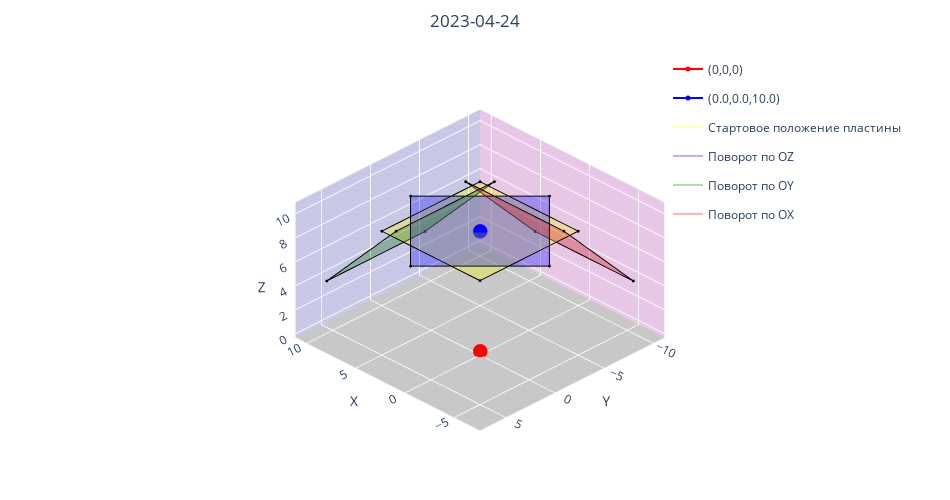

The code cell stored with this chart in its notebook:
### Markdown cell above
### График. Поворачиваем пластину относительно точки (0, 0, 0)

### Code cell
fig = go.Figure()

fig.add_trace(go.Scatter3d(x=[0], y=[0], z=[0],  # (0,0,0)
                showlegend=True, name = '(0,0,0)', surfaceaxis=-1, opacity=1, legendgroup="group1",marker=dict(size=5, color='red', colorscale='Viridis',)))
fig.add_trace(go.Scatter3d(x=xyz_0[0], y=xyz_0[1], z=xyz_0[2],  # (0,0,10)
                showlegend=True, name = f'({float(xyz_0[0])},{float(xyz_0[1])},{float(xyz_0[2])})',
                  surfaceaxis=-1, opacity=1, legendgroup="group2",marker=dict(size=5, color='blue', colorscale='Viridis',)))           

      # Плоскость 0. Стартовое положение пластины
fig.add_trace(go.Scatter3d(x=xyz_0_1[0], y=xyz_0_1[1], z=xyz_0_1[2],    
                showlegend=True, name = 'Стартовое положение пластины', surfaceaxis=2,  opacity=0.3, legendgroup="group3",marker=dict(size=1, color='yellow', colorscale='Viridis',)))
fig.add_trace(go.Scatter3d(x=xyz_0_1[0], y=xyz_0_1[1], z=xyz_0_1[2],
                showlegend=False, surfaceaxis=-1, opacity=1, legendgroup="group3",marker=dict(size=1, color='black', colorscale='Viridis',))) 

      # Плоскость 1. Поворот по OZ
fig.add_trace(go.Scatter3d(x=xyz_1[0], y=xyz_1[1], z=xyz_1[2],     
                showlegend=True, name = 'Поворот по OZ', surfaceaxis=2,  opacity=0.3, legendgroup="group4",marker=dict(size=1, color='blue', colorscale='Viridis',)))
fig.add_trace(go.Scatter3d(x=xyz_1[0], y=xyz_1[1], z=xyz_1[2], 
                showlegend=False, surfaceaxis=-1, opacity=1, legendgroup="group4",marker=dict(size=1, color='black', colorscale='Viridis',)))   

      # Плоскость 2. Поворот по OY
fig.add_trace(go.Scatter3d(x=xyz_2[0], y=xyz_2[1], z=xyz_2[2],     
                showlegend=True, name = 'Поворот по OY', surfaceaxis=2,  opacity=0.3, legendgroup="group5",marker=dict(size=1, color='green', colorscale='Viridis',)))
fig.add_trace(go.Scatter3d(x=xyz_2[0], y=xyz_2[1], z=xyz_2[2], 
                showlegend=False, surfaceaxis=-1, opacity=1, legendgroup="group5",marker=dict(size=1, color='black', colorscale='Viridis',)))  

      # Плоскость 3. Поворот по OX
fig.add_trace(go.Scatter3d(x=xyz_3[0], y=xyz_3[1], z=xyz_3[2],     
                showlegend=True, name = 'Поворот по OX', surfaceaxis=2,  opacity=0.3, legendgroup="group6",marker=dict(size=1, color='red', colorscale='Viridis',)))
fig.add_trace(go.Scatter3d(x=xyz_3[0], y=xyz_3[1], z=xyz_3[2], 
                showlegend=False, surfaceaxis=-1, opacity=1, legendgroup="group6",marker=dict(size=1, color='black', colorscale='Viridis',)))                                             
                
#_________________________________________________________________________________________________________________________    

fig.update_layout(title={'text': f"{date.today()}",
                  'y':0.97,'x':0.5,'xanchor': 'center','yanchor': 'top'})

                                             #Оформление
fig.update_layout(legend=dict(yanchor="top", y=0.99,
                  xanchor="left", x=0.7))

tickf = 12
fig.update_layout(autosize=False, scene = { 'camera_eye': {"x": -2, "y": 2, "z":1.65},'camera_center' : {"x": 0, "y": 0, "z":0},}, 
                  width=950, height=500, margin=dict(l=10, r=0, b=10, t=50))

fig.update_layout(scene=dict(xaxis=dict( title="X",backgroundcolor="rgb(200, 200, 230)",gridcolor="white",
                         showbackground=True,zerolinecolor="white", tickfont=dict(size=tickf)),
                  yaxis=dict(title="Y", backgroundcolor="rgb(230, 200,230)",gridcolor="white",
                        showbackground=True,tickfont=dict(size=tickf),zerolinecolor="white"),
                  zaxis=dict(title= "Z", backgroundcolor="rgb(200, 200,200)",gridcolor="white",
                         showbackground=True,tickfont=dict(size=tickf),zerolinecolor="white",)))

fig.update_layout(scene=dict(xaxis_showspikes=False, yaxis_showspikes=False),)
fig.update_scenes(camera_projection_type="orthographic")

fig.show()

### Figure 1 — Plotly figure (JSON) as saved in the notebook; plotly's stock layout.template omitted (floating-point values rounded to 4 significant figures)
{"data": [{"legendgroup": "group1", "marker": {"color": "red", "colorscale": [[0, "#440154"], [0.1111, "#482878"], [0.2222, "#3e4989"], [0.3333, "#31688e"], [0.4444, "#26828e"], [0.5556, "#1f9e89"], [0.6667, "#35b779"], [0.7778, "#6ece58"], [0.8889, "#b5de2b"], [1, "#fde725"]], "size": 5}, "name": "(0,0,0)", "opacity": 1, "showlegend": true, "surfaceaxis": -1, "type": "scatter3d", "x": [0], "y": [0], "z": [0]}, {"legendgroup": "group2", "marker": {"color": "blue", "colorscale": [[0, "#440154"], [0.1111, "#482878"], [0.2222, "#3e4989"], [0.3333, "#31688e"], [0.4444, "#26828e"], [0.5556, "#1f9e89"], [0.6667, "#35b779"], [0.7778, "#6ece58"], [0.8889, "#b5de2b"], [1, "#fde725"]], "size": 5}, "name": "(0.0,0.0,10.0)", "opacity": 1, "showlegend": true, "surfaceaxis": -1, "type": "scatter3d", "x": [0], "y": [0], "z": [10]}, {"legendgroup": "group3", "marker": {"color": "yellow", "colorscale": [[0, "#440154"], [0.1111, "#482878"], [0.2222, "#3e4989"], [0.3333, "#31688e"], [0.4444, "#26828e"], [0.5556, "#1f9e89"], [0.6667, "#35b779"], [0.7778, "#6ece58"], [0.8889, "#b5de2b"], [1, "#fde725"]], "size": 1}, "name": "Стартовое положение пластины", "opacity": 0.3, "showlegend": true, "surfaceaxis": 2, "type": "scatter3d", "x": [5, 5, -5, -5, 5], "y": [-5, 5, 5, -5, -5], "z": [10, 10, 10, 10, 10]}, {"legendgroup": "group3", "marker": {"color": "black", "colorscale": [[0, "#440154"], [0.1111, "#482878"], [0.2222, "#3e4989"], [0.3333, "#31688e"], [0.4444, "#26828e"], [0.5556, "#1f9e89"], [0.6667, "#35b779"], [0.7778, "#6ece58"], [0.8889, "#b5de2b"], [1, "#fde725"]], "size": 1}, "opacity": 1, "showlegend": false, "surfaceaxis": -1, "type": "scatter3d", "x": [5, 5, -5, -5, 5], "y": [-5, 5, 5, -5, -5], "z": [10, 10, 10, 10, 10]}, {"legendgroup": "group4", "marker": {"color": "blue", "colorscale": [[0, "#440154"], [0.1111, "#482878"], [0.2222, "#3e4989"], [0.3333, "#31688e"], [0.4444, "#26828e"], [0.5556, "#1f9e89"], [0.6667, "#35b779"], [0.7778, "#6ece58"], [0.8889, "#b5de2b"], [1, "#fde725"]], "size": 1}, "name": "Поворот по OZ", "opacity": 0.3, "showlegend": true, "surfaceaxis": 2, "type": "scatter3d", "x": [7.071, 5.551e-16, -7.071, -5.551e-16, 7.071], "y": [-4.441e-16, 7.071, 4.441e-16, -7.071, -4.441e-16], "z": [10, 10, 10, 10, 10]}, {"legendgroup": "group4", "marker": {"color": "black", "colorscale": [[0, "#440154"], [0.1111, "#482878"], [0.2222, "#3e4989"], [0.3333, "#31688e"], [0.4444, "#26828e"], [0.5556, "#1f9e89"], [0.6667, "#35b779"], [0.7778, "#6ece58"], [0.8889, "#b5de2b"], [1, "#fde725"]], "size": 1}, "opacity": 1, "showlegend": false, "surfaceaxis": -1, "type": "scatter3d", "x": [7.071, 5.551e-16, -7.071, -5.551e-16, 7.071], "y": [-4.441e-16, 7.071, 4.441e-16, -7.071, -4.441e-16], "z": [10, 10, 10, 10, 10]}, {"legendgroup": "group5", "marker": {"color": "green", "colorscale": [[0, "#440154"], [0.1111, "#482878"], [0.2222, "#3e4989"], [0.3333, "#31688e"], [0.4444, "#26828e"], [0.5556, "#1f9e89"], [0.6667, "#35b779"], [0.7778, "#6ece58"], [0.8889, "#b5de2b"], [1, "#fde725"]], "size": 1}, "name": "Поворот по OY", "opacity": 0.3, "showlegend": true, "surfaceaxis": 2, "type": "scatter3d", "x": [10.61, 10.61, 3.536, 3.536, 10.61], "y": [-5, 5, 5, -5, -5], "z": [3.536, 3.536, 10.61, 10.61, 3.536]}, {"legendgroup": "group5", "marker": {"color": "black", "colorscale": [[0, "#440154"], [0.1111, "#482878"], [0.2222, "#3e4989"], [0.3333, "#31688e"], [0.4444, "#26828e"], [0.5556, "#1f9e89"], [0.6667, "#35b779"], [0.7778, "#6ece58"], [0.8889, "#b5de2b"], [1, "#fde725"]], "size": 1}, "opacity": 1, "showlegend": false, "surfaceaxis": -1, "type": "scatter3d", "x": [10.61, 10.61, 3.536, 3.536, 10.61], "y": [-5, 5, 5, -5, -5], "z": [3.536, 3.536, 10.61, 10.61, 3.536]}, {"legendgroup": "group6", "marker": {"color": "red", "colorscale": [[0, "#440154"], [0.1111, "#482878"], [0.2222, "#3e4989"], [0.3333, "#31688e"], [0.4444, "#26828e"], [0.5556, "#1f9e89"], [0.6667, "#35b779"], [0.7778, "#6ece58"], [0.8889, "#b5de2b"], [1, "#fde725"]], "size": 1}, "name": "Поворот по OX", "opacity": 0.3, "showlegend": true, "surfaceaxis": 2, "type": "scatter3d", "x": [5, 5, -5, -5, 5], "y": [-10.61, -3.536, -3.536, -10.61, -10.61], "z": [3.536, 10.61, 10.61, 3.536, 3.536]}, {"legendgroup": "group6", "marker": {"color": "black", "colorscale": [[0, "#440154"], [0.1111, "#482878"], [0.2222, "#3e4989"], [0.3333, "#31688e"], [0.4444, "#26828e"], [0.5556, "#1f9e89"], [0.6667, "#35b779"], [0.7778, "#6ece58"], [0.8889, "#b5de2b"], [1, "#fde725"]], "size": 1}, "opacity": 1, "showlegend": false, "surfaceaxis": -1, "type": "scatter3d", "x": [5, 5, -5, -5, 5], "y": [-10.61, -3.536, -3.536, -10.61, -10.61], "z": [3.536, 10.61, 10.61, 3.536, 3.536]}], "layout": {"autosize": false, "height": 500, "legend": {"x": 0.7, "xanchor": "left", "y": 0.99, "yanchor": "top"}, "margin": {"b": 10, "l": 10, "r": 0, "t": 50}, "scene": {"camera": {"center": {"x": 0, "y": 0, "z": 0}, "eye": {"x": -2, "y": 2, "z": 1.65}, "projection": {"type": "orthographic"}}, "xaxis": {"backgroundcolor": "rgb(200, 200, 230)", "gridcolor": "white", "showbackground": true, "showspikes": false, "tickfont": {"size": 12}, "title": {"text": "X"}, "zerolinecolor": "white"}, "yaxis": {"backgroundcolor": "rgb(230, 200,230)", "gridcolor": "white", "showbackground": true, "showspikes": false, "tickfont": {"size": 12}, "title": {"text": "Y"}, "zerolinecolor": "white"}, "zaxis": {"backgroundcolor": "rgb(200, 200,200)", "gridcolor": "white", "showbackground": true, "tickfont": {"size": 12}, "title": {"text": "Z"}, "zerolinecolor": "white"}}, "title": {"text": "2023-04-24", "x": 0.5, "xanchor": "center", "y": 0.97, "yanchor": "top"}, "width": 950}}
